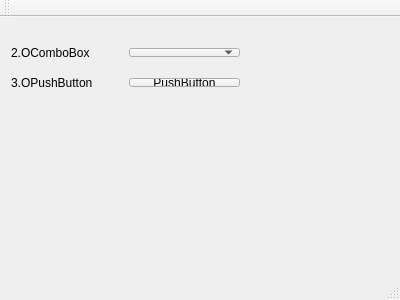
<?xml version="1.0" encoding="UTF-8"?>
<ui version="4.0">
 <class>MainWindow</class>
 <widget class="QMainWindow" name="MainWindow">
  <property name="geometry">
   <rect>
    <x>0</x>
    <y>0</y>
    <width>400</width>
    <height>300</height>
   </rect>
  </property>
  <property name="windowTitle">
   <string>MainWindow</string>
  </property>
  <widget class="QWidget" name="centralWidget">
   <widget class="QWidget" name="">
    <property name="geometry">
     <rect>
      <x>1</x>
      <y>1</y>
      <width>251</width>
      <height>16</height>
     </rect>
    </property>
    <layout class="QHBoxLayout" name="horizontalLayout">
     <item>
      <widget class="QLabel" name="label">
       <property name="text">
        <string>1.QLable</string>
       </property>
      </widget>
     </item>
     <item>
      <widget class="QLabel" name="label_6">
       <property name="text">
        <string>TextLabel</string>
       </property>
      </widget>
     </item>
    </layout>
   </widget>
   <widget class="QWidget" name="">
    <property name="geometry">
     <rect>
      <x>0</x>
      <y>20</y>
      <width>251</width>
      <height>31</height>
     </rect>
    </property>
    <layout class="QHBoxLayout" name="horizontalLayout_2">
     <item>
      <widget class="QLabel" name="label_2">
       <property name="text">
        <string>2.QComboBox</string>
       </property>
      </widget>
     </item>
     <item>
      <widget class="QComboBox" name="comboBox"/>
     </item>
    </layout>
   </widget>
   <widget class="QWidget" name="">
    <property name="geometry">
     <rect>
      <x>0</x>
      <y>50</y>
      <width>251</width>
      <height>31</height>
     </rect>
    </property>
    <layout class="QHBoxLayout" name="horizontalLayout_3">
     <item>
      <widget class="QLabel" name="label_3">
       <property name="text">
        <string>3.QPushButton</string>
       </property>
      </widget>
     </item>
     <item>
      <widget class="QPushButton" name="pushButton">
       <property name="text">
        <string>PushButton</string>
       </property>
      </widget>
     </item>
    </layout>
   </widget>
   <widget class="QWidget" name="">
    <property name="geometry">
     <rect>
      <x>0</x>
      <y>90</y>
      <width>251</width>
      <height>21</height>
     </rect>
    </property>
    <layout class="QHBoxLayout" name="horizontalLayout_4">
     <item>
      <widget class="QLabel" name="label_4">
       <property name="text">
        <string>4.QLineEdit</string>
       </property>
      </widget>
     </item>
     <item>
      <widget class="QLineEdit" name="lineEdit"/>
     </item>
    </layout>
   </widget>
   <widget class="QWidget" name="">
    <property name="geometry">
     <rect>
      <x>0</x>
      <y>120</y>
      <width>251</width>
      <height>21</height>
     </rect>
    </property>
    <layout class="QHBoxLayout" name="horizontalLayout_5">
     <item>
      <widget class="QLabel" name="label_5">
       <property name="text">
        <string>5.QCheckBox</string>
       </property>
      </widget>
     </item>
     <item>
      <widget class="QCheckBox" name="checkBox">
       <property name="text">
        <string>CheckBox</string>
       </property>
      </widget>
     </item>
    </layout>
   </widget>
  </widget>
  <widget class="QMenuBar" name="menuBar">
   <property name="geometry">
    <rect>
     <x>0</x>
     <y>0</y>
     <width>400</width>
     <height>22</height>
    </rect>
   </property>
  </widget>
  <widget class="QToolBar" name="mainToolBar">
   <attribute name="toolBarArea">
    <enum>TopToolBarArea</enum>
   </attribute>
   <attribute name="toolBarBreak">
    <bool>false</bool>
   </attribute>
  </widget>
  <widget class="QStatusBar" name="statusBar"/>
 </widget>
 <layoutdefault spacing="6" margin="11"/>
 <resources/>
 <connections/>
</ui>
